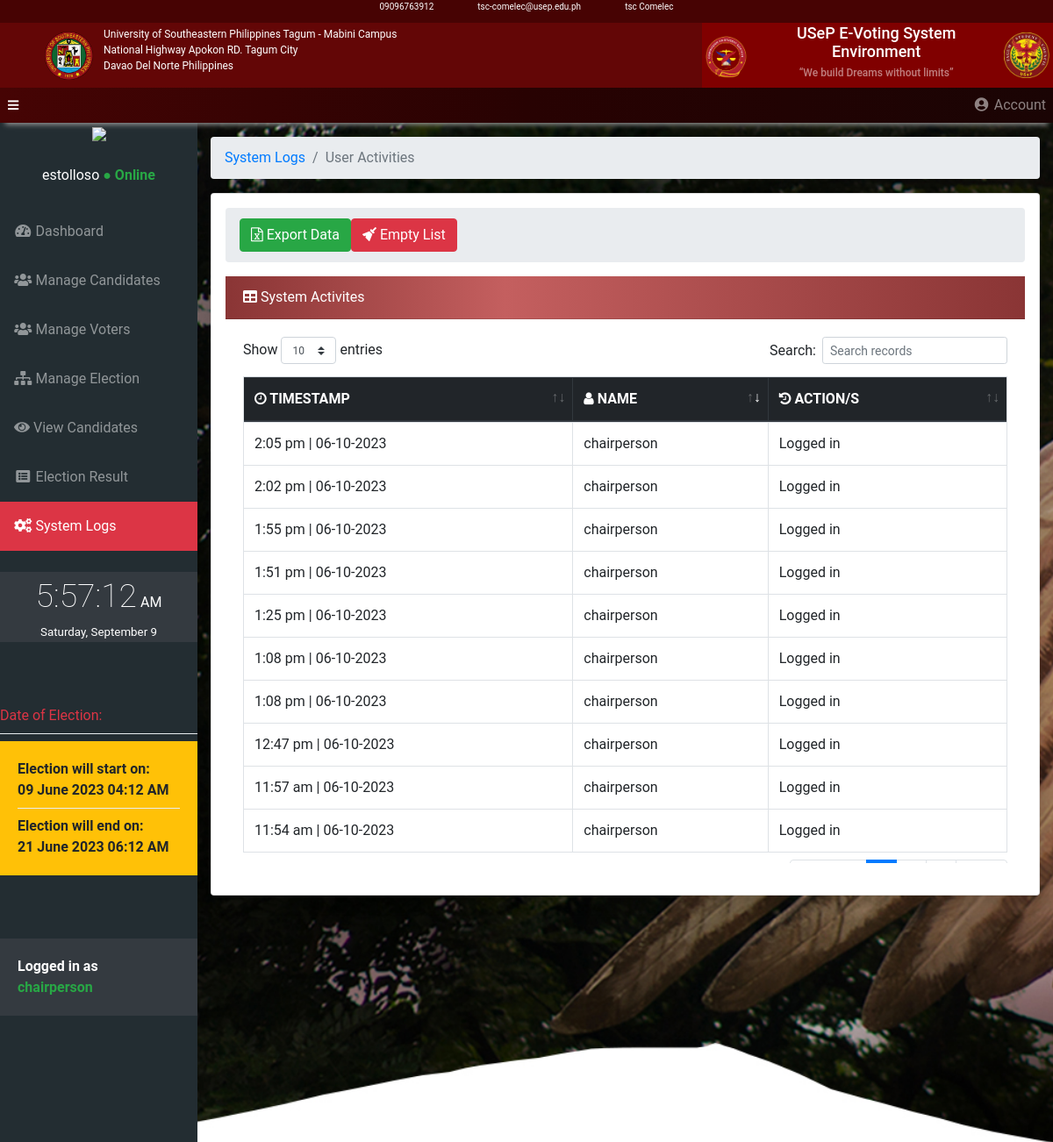
Page /admin/system_logs.php (signed in) on the committed database.
### tables this page shows
CREATE TABLE `tbelectiondate` (
  `id` int(10) UNSIGNED NOT NULL,
  `start_date` varchar(50) NOT NULL,
  `end_date` varchar(50) NOT NULL,
  `start_time` varchar(50) NOT NULL,
  `end_time` varchar(50) NOT NULL
);

CREATE TABLE `tb_admin_action_logs` (
  `admin_log_id` int(10) UNSIGNED NOT NULL,
  `admin_id` int(10) NOT NULL,
  `action` varchar(150) NOT NULL,
  `log_action_date` datetime NOT NULL
);

### src/admin/system_logs.php (the view, shortened to what this page needs)
<?php
  $conn = new mysqli(DB_HOST,DB_USER,DB_PASS,DB_NAME);
  $query  = "SELECT * FROM tbelectiondate";
  $dates = array();
  $result = mysqli_query($conn,$query);
  while ($row = mysqli_fetch_assoc($result)) {
    $dates[] = $row;
  }
?>
<?php
  $temp = $_SESSION['username'];
  $conn = new mysqli(DB_HOST,DB_USER,DB_PASS,DB_NAME);
  $query  = "SELECT *,tbadmin.username FROM tb_admin_action_logs
LEFT JOIN tbadmin ON tb_admin_action_logs.admin_id
WHERE tbadmin.admin_id = tb_admin_action_logs.admin_id
AND  tbadmin.username = '$temp'
ORDER BY log_action_date DESC";
  $result = mysqli_query($conn,$query);
  while ($row = mysqli_fetch_assoc($result)) {
    $logs[] = $row;
  }
?>
<!DOCTYPE html>
<html lang="en">
  <head>
    <link href="../vendor/bootstrap/css/bootstrap.min.css" rel="stylesheet">
    <link href="../vendor/fontawesome-free/css/all.min.css" rel="stylesheet" type="text/css">
    <link href="../vendor/datatables/dataTables.bootstrap4.css" rel="stylesheet">
    <link href="../css/sb-admin.css" rel="stylesheet">
    <link href="https://cdnjs.cloudflare.com/ajax/libs/font-awesome/4.3.0/css/font-awesome.css" rel="stylesheet"  type='text/css'>
    <link rel="stylesheet" href="../css/toastr.css">
    <link rel="stylesheet" href="../css/time.css">
      <link rel="stylesheet" href="../headerStyle.css">
  </head>
  <body id="page-top">
  <div class="header container-fluid d-flex justify-content-center">
      <div class="d-flex text-white">
          <p>09096763912</p>
          <p class="center-Text">tsc-comelec@usep.edu.ph</p>
          <p>tsc Comelec</p>
      </div>
  </div>
  <div class="main-header container-fluid">
      <div class="row header-main">
          <div class="col-md-8 px-5  text-white d-flex align-content-center align-items-center ">
              <img class="img_logo img-fluid d-none d-md-block" id="logo" src="../img/usep_logo.png" alt="">
              <p class="pt-1 d-none d-md-block">University of Southeastern Philippines Tagum - Mabini Campus <br> National Highway Apokon RD. Tagum City <br>Davao Del Norte Philippines</p>
          </div>
          <div class="col-md-4 p-0 text-white d-flex justify-content-center align-items-center text-center" style="background-color: maroon;">
              <img id="logo" class="img_logo p-1 img-fluid" src="../img/comelec_logo.png" alt="">
              <p class="h1" style="font-size: 18px;margin-right: 10px;">USeP E-Voting System Environment  <br><q class="h6 text-white-50" style="font-size: 12px;">We build Dreams without limits</q></p>
              <img class="img_logo p-1" src="../img/tsc_logo.png" alt="">
          </div>
      </div>
  </div>
  <nav class="navbar navbar-expand navbar-dark static-top p-0" style="background: rgb(138,53,53);
  background: linear-gradient(90deg, rgb(70,4,4) 0%, rgb(40,2,2) 50%, rgb(26,4,4) 100%);
  -webkit-box-shadow: 0 8px 6px -6px #999;
  -moz-box-shadow: 0 8px 6px -6px #999;
  box-shadow: 0 8px 6px -6px #999;">
      <button class="btn btn-link btn-sm text-white order-1 order-sm-0" id="sidebarToggle" href="#">
          <i class="fas fa-bars"></i>
      </button>
      <ul class="navbar-nav ml-auto ml-md-12">
        <li class="nav-item dropdown no-arrow">
          <a class="nav-link dropdown-toggle" href="#" id="userDropdown" role="button" data-toggle="dropdown" aria-haspopup="true" aria-expanded="false">
            <i class="fas fa-user-circle fa-fw"></i> Account
          </a>
        </li>
      </ul>
    </nav>
    <div id="wrapper" style=" background:url('../img/usep_bkg.jpg'); background-repeat: no-repeat; background-size: cover"  >
      <ul class="sidebar navbar-nav">
      <li class="text-center">
            <?php echo '<img width="50%" src="../img/campus_admin_logo/'.$_SESSION['campus'].'.png'.'"/>' ?><br><br>
            <span class="text-white "><?php if(isset($_SESSION['loggedName'])) echo ($_SESSION['loggedName']) ?></span> <span class="text-success font-weight-bold">● Online</span>
          </li><br>
        <li class="nav-item">
          <a class="nav-link" href="../admin/home.php">
            <i class="fas fa-fw fa-tachometer-alt"></i>
            <span>Dashboard</span>
          </a>
        </li>
        <li class="nav-item">
          <a class="nav-link" href="../admin/manage_candidate.php">
            <i class="fas fa-fw fa-users"></i>
            <span>Manage Candidates</span></a>
        </li>
        <li class="nav-item">
          <a class="nav-link" href="../admin/manage_voter.php">
            <i class="fas fa-fw fa-users"></i>
            <span>Manage Voters</span></a>
        </li>
        <li class="nav-item">
          <a class="nav-link" href="../admin/manage_election.php">
            <i class="fas fa-fw fa-sitemap"></i>
            <span>Manage Election</span></a>
        </li>
        <li class="nav-item">
          <a class="nav-link" href="../admin/view_nominees.php">
            <i class="fas fa-eye"></i>
            <span>View Candidates</span></a>
        </li>
        <li class="nav-item">
          <a class="nav-link" href="../admin/election_result.php">
            <i class="fas fa-fw fa-list-alt"></i>
            <span>Election Result</span></a>
        </li>
        <li class="nav-item active bg-danger">
          <a class="nav-link" href="../admin/system_logs.php">
            <i class="fas fa-fw fa-cogs"></i>
            <span>System Logs</span></a>
        </li>
        <br>
        <div class="nav-item">
          <div class="time bg-dark">
          <span class="hms"></span>
          <span class="ampm"></span>
          <br>
          <span class="date"></span>
      </div>
        </div>
        <br><br><br>
        <li class="nav-item">
        <?php foreach($dates as $date) :  ?>
        <span class="text-danger font-weigh-bold">Date of Election: </span>
        <div class="dropdown-divider"></div>
          <div class="card-body bg-warning font-weight-bold">
            <span>Election will start on: <br> <?= $date['start_date']." ".$date['start_time'] ?> </span>
            <div class="dropdown-divider"></div>
            <span>Election will end on: <br> <?= $date['end_date']." ".$date['end_time']  ?></span>
          </div>
          <?php endforeach ?>
        </li>
        <br><br><br>
        <li>
          <footer>
          <div class="card-body bg-dark text-white font-weight-bold">Logged in as <br><span class="text-success"><?php if(isset($_SESSION['username'])) echo strtolower($_SESSION['username']) ?></span></div>
          </footer>
        </li>
      </ul>
      <div id="content-wrapper">
        <div class="container-fluid">
          <ol class="breadcrumb">
            <li class="breadcrumb-item">
              <a href="#">System Logs</a>
            </li>
            <li class="breadcrumb-item active">User Activities</li>
          </ol>
            <div class="card shadow p-3 bg-white rounded">
            <div class="breadcrumb"><form method="post"><button class="btn btn-success float-left" name="export"><i class="fa fa-file-excel-o" aria-hidden="true"></i>
            Export Data</button> </form>
            <button class="btn btn-danger float-left" data-toggle="modal" data-target="#clearModal"><i class="fas fa-broom aria-hidden="true"></i>
            Empty List</button>
            </div>
            <div id="priv" class="card-header text-white"><i class="fas fa-table"></i> System Activites</div>
            <div class="card-body">
            <div style="height: 600px; width: 100%;overflow-y: auto;">
            <table id="logs" class="table table-bordered">
            <thead class="thead-dark">
            <tr>
            <th><i class="fa fa-clock-o" aria-hidden="true"></i> TIMESTAMP</th>
            <th><i class="fa fa-user" aria-hidden="true"></i> NAME</th>
            <th><i class="fa fa-history" aria-hidden="true"></i> ACTION/S</th>
            </tr>
        </thead>
        <tbody>
        <?php foreach($logs as $log) :  ?>
            <tr>
            <td>
                <?= date('g:i a | m-d-Y', strtotime($log['log_action_date'])); ?>
            </td>
                <td><?= $log['username'] ?></td>
                <td><?= $log['action']; ?></td>
                </tr>
                <?php endforeach; ?>
            </tbody>
            </table>
            </div>
            </div>
          </div>
      </div>
    </div>
    <link href="https://unpkg.com/gijgo@1.9.13/css/gijgo.min.css" rel="stylesheet" type="text/css" />
</body>
</html>

### src/css/sb-admin.css (style rules this page uses)
html { position: relative; min-height: 100%; }
body { height: 100%; font-family: 'Roboto', sans-serif; }
#wrapper { display: -webkit-box; display: -ms-flexbox; display: flex; }
#wrapper #content-wrapper { overflow-x: hidden; width: 100%; padding-top: 1rem; padding-bottom: 80px; }
.navbar-nav .nav-item.active .nav-link { color: #fff; }
.navbar-nav .nav-item.dropdown .dropdown-toggle::after { width: 1rem; text-align: center; float: right; vertical-align: 0; border: 0; font-weight: 900; content: '\f105'; font-family: 'Font Awesome 5 Free', serif; }
.navbar-nav .nav-item.dropdown.no-arrow .dropdown-toggle::after { display: none; }
.navbar { background: rgb(138,53,53); background: linear-gradient(90deg, rgba(138,53,53,1) 0%, rgba(138,53,53,1) 35%, rgba(209,104,104,1) 100%); -webkit-box-shadow: 0 8px 6px -6px #999; -moz-box-shadow: 0 8px 6px -6px #999; box-shadow: 0 8px 6px -6px #999; padding: 10px; }
.sidebar { width: 90px !important; background: #232D32; min-height: calc(100vh - 56px); }
.sidebar .nav-item .nav-link { text-align: center; padding: 0.75rem 1rem; width: 90px; }
.sidebar .nav-item .nav-link span { font-size: 0.65rem; display: block; }
.sidebar .nav-item .nav-link { color: rgba(255, 255, 255, 0.5); }
@media (min-width: 768px) { .sidebar { width: 225px !important; } }
@media (min-width: 768px) { .sidebar .nav-item .nav-link { display: block; width: 100%; text-align: left; padding: 1rem; width: 225px; } }
@media (min-width: 768px) { .sidebar .nav-item .nav-link span { font-size: 1rem; display: inline; } }
:root { --input-padding-x: 0.75rem; --input-padding-y: 0.75rem; }

### src/css/time.css (style rules this page uses)
.time { color: #fff; text-align: center; }
.hms { font-size: 28pt; font-weight: 200; }
.ampm { font-size: 12pt; }
.date { font-size: 10pt; }

### src/headerStyle.css (style rules this page uses)
* { margin: 0; padding: 0; }
body { position: relative; }
.header { width: 100%; height: 2vh; background-color: rgb(71, 3, 3); position: relative; }
.header .center-Text { font-size: 10px; margin-right: 50px; margin-left: 50px; }
.header p { font-size: 10px; }
.main-header { width: 100%; position: relative; -webkit-box-shadow: 0 8px 6px -6px #999; -moz-box-shadow: 0 8px 6px -6px #999; box-shadow: 0 8px 6px -6px #999; }
.img_logo { width: 60px; height:60px; }
.main-header p { font-size: 12px; margin-left: 10px; }
.header-main { background-color: rgb(99, 6, 6); position: relative; }

### src/admin/system_logs.php (style rules this page uses)
#priv { background: rgb(138,53,53); background: linear-gradient(90deg, rgba(138,53,53,1) 0%, rgba(196,95,95,1) 35%, rgba(138,53,53,1) 100%); }

### rows in the picture
tbelectiondate: start_date "09 June 2023", start_time "04:12 AM", end_date "21 June 2023", end_time "06:12 AM"
tb_admin_action_logs: log_action_date "2:05 pm | 06-10-2023", admin.username "chairperson", action "Logged in"
tb_admin_action_logs: log_action_date "2:02 pm | 06-10-2023", admin.username "chairperson", action "Logged in"
tb_admin_action_logs: log_action_date "1:55 pm | 06-10-2023", admin.username "chairperson", action "Logged in"
tb_admin_action_logs: log_action_date "1:51 pm | 06-10-2023", admin.username "chairperson", action "Logged in"
tb_admin_action_logs: log_action_date "1:25 pm | 06-10-2023", admin.username "chairperson", action "Logged in"
tb_admin_action_logs: log_action_date "1:08 pm | 06-10-2023", admin.username "chairperson", action "Logged in"
tb_admin_action_logs: log_action_date "1:08 pm | 06-10-2023", admin.username "chairperson", action "Logged in"
tb_admin_action_logs: log_action_date "12:47 pm | 06-10-2023", admin.username "chairperson", action "Logged in"
tb_admin_action_logs: log_action_date "11:57 am | 06-10-2023", admin.username "chairperson", action "Logged in"
tb_admin_action_logs: log_action_date "11:54 am | 06-10-2023", admin.username "chairperson", action "Logged in"

### other values in the picture
$_SESSION['loggedName'] "estolloso"
$_SESSION['username'] "chairperson"
